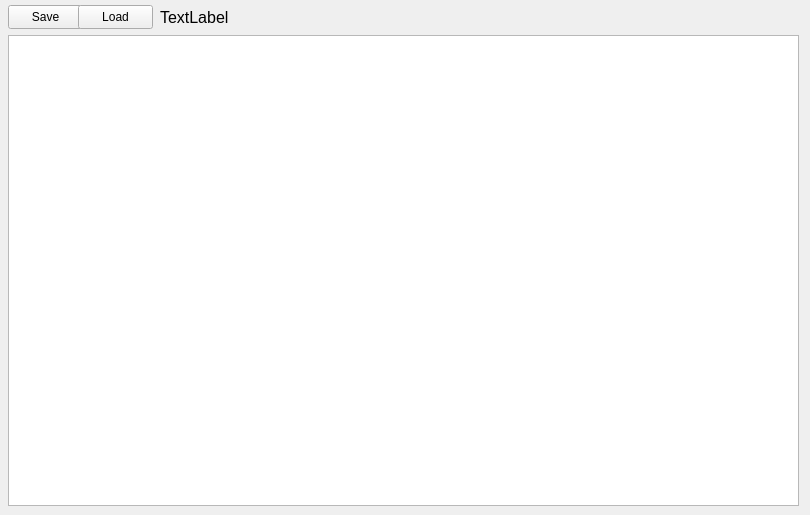
<?xml version="1.0" encoding="UTF-8"?>
<ui version="4.0">
 <class>MainWindow</class>
 <widget class="QMainWindow" name="MainWindow">
  <property name="geometry">
   <rect>
    <x>0</x>
    <y>0</y>
    <width>810</width>
    <height>515</height>
   </rect>
  </property>
  <property name="sizePolicy">
   <sizepolicy hsizetype="Minimum" vsizetype="Minimum">
    <horstretch>0</horstretch>
    <verstretch>0</verstretch>
   </sizepolicy>
  </property>
  <property name="windowTitle">
   <string>Notepad--</string>
  </property>
  <widget class="QWidget" name="centralwidget">
   <widget class="QTextEdit" name="textArea">
    <property name="geometry">
     <rect>
      <x>8</x>
      <y>35</y>
      <width>791</width>
      <height>471</height>
     </rect>
    </property>
   </widget>
   <widget class="QPushButton" name="saveButton">
    <property name="geometry">
     <rect>
      <x>8</x>
      <y>5</y>
      <width>75</width>
      <height>24</height>
     </rect>
    </property>
    <property name="text">
     <string>Save</string>
    </property>
   </widget>
   <widget class="QPushButton" name="loadButton">
    <property name="geometry">
     <rect>
      <x>78</x>
      <y>5</y>
      <width>75</width>
      <height>24</height>
     </rect>
    </property>
    <property name="text">
     <string>Load</string>
    </property>
   </widget>
   <widget class="QLabel" name="fileLabel">
    <property name="geometry">
     <rect>
      <x>160</x>
      <y>-3</y>
      <width>641</width>
      <height>41</height>
     </rect>
    </property>
    <property name="font">
     <font>
      <pointsize>12</pointsize>
     </font>
    </property>
    <property name="text">
     <string>TextLabel</string>
    </property>
   </widget>
  </widget>
 </widget>
 <resources/>
 <connections/>
</ui>
